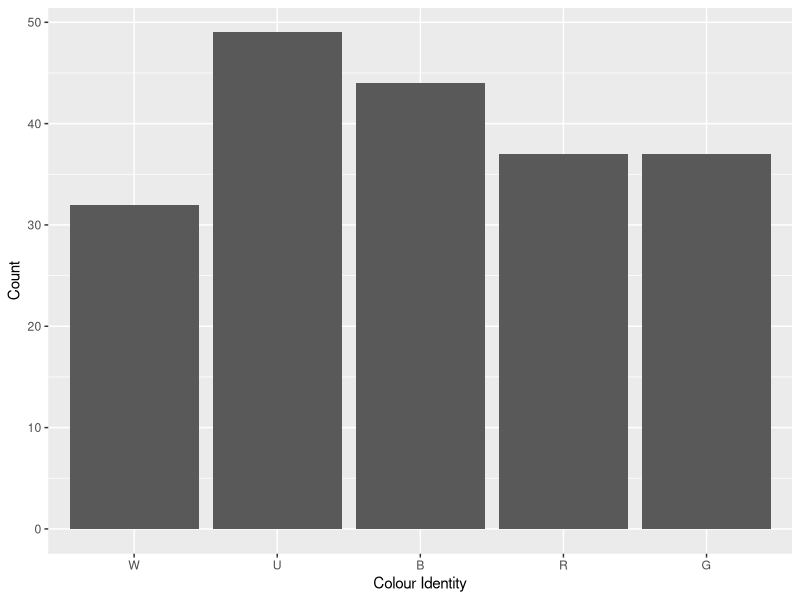
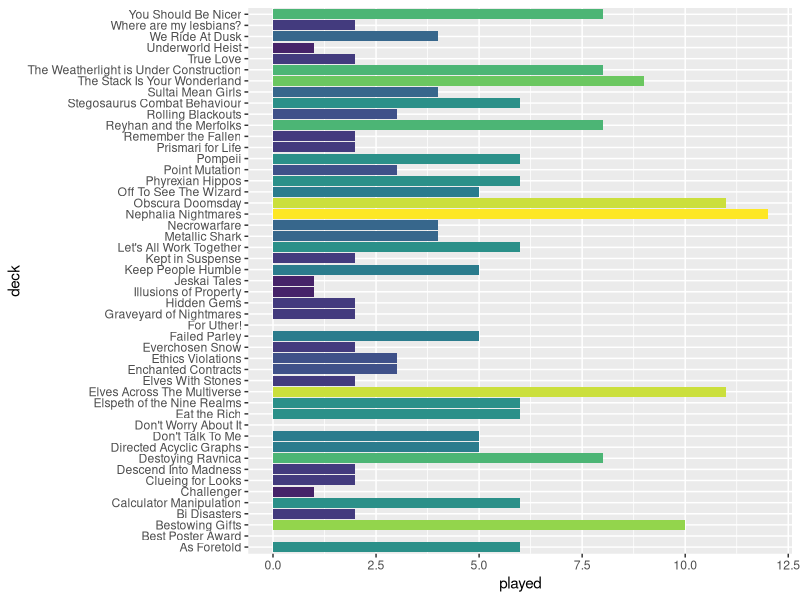
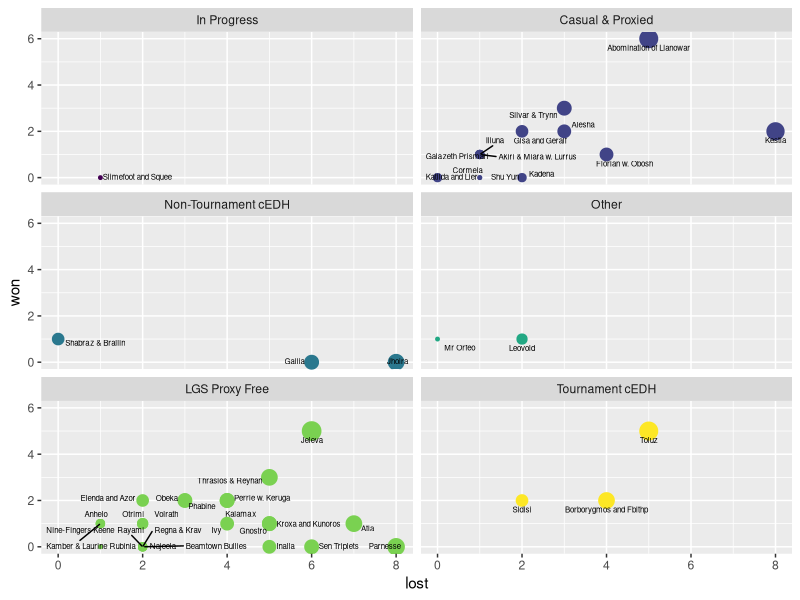
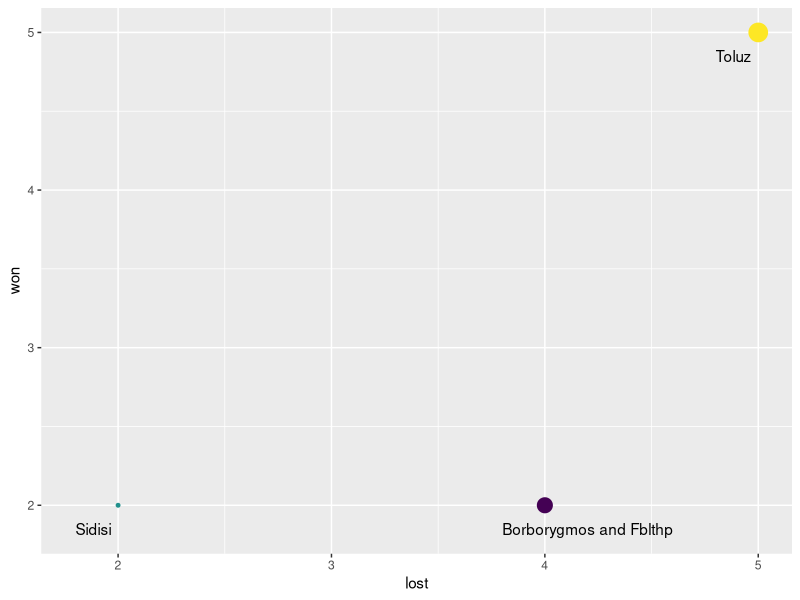
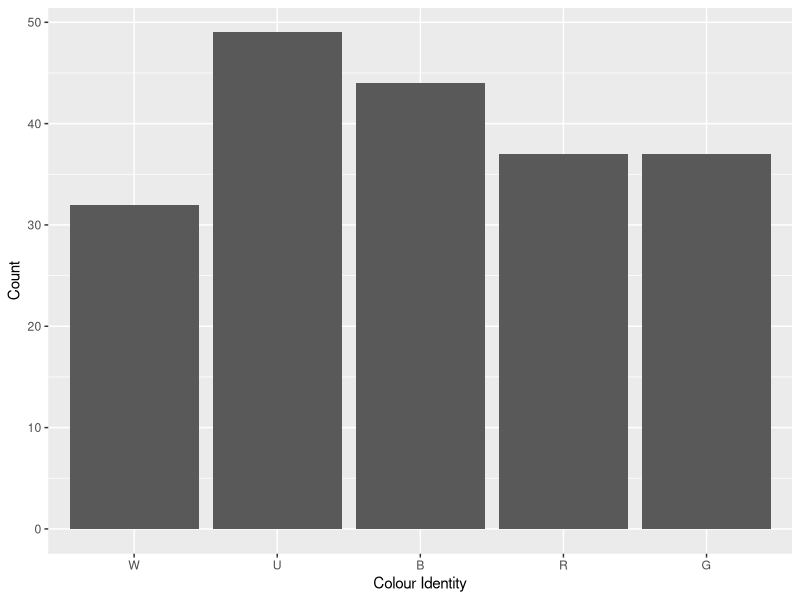
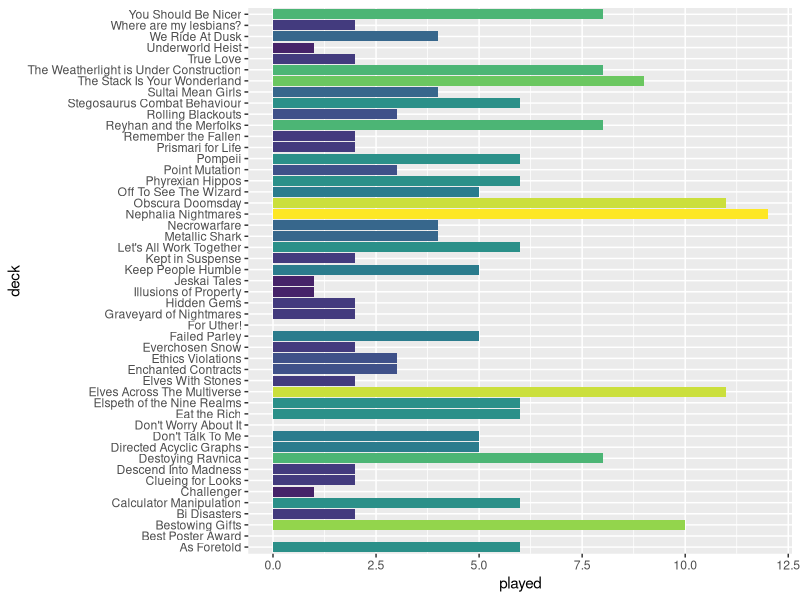
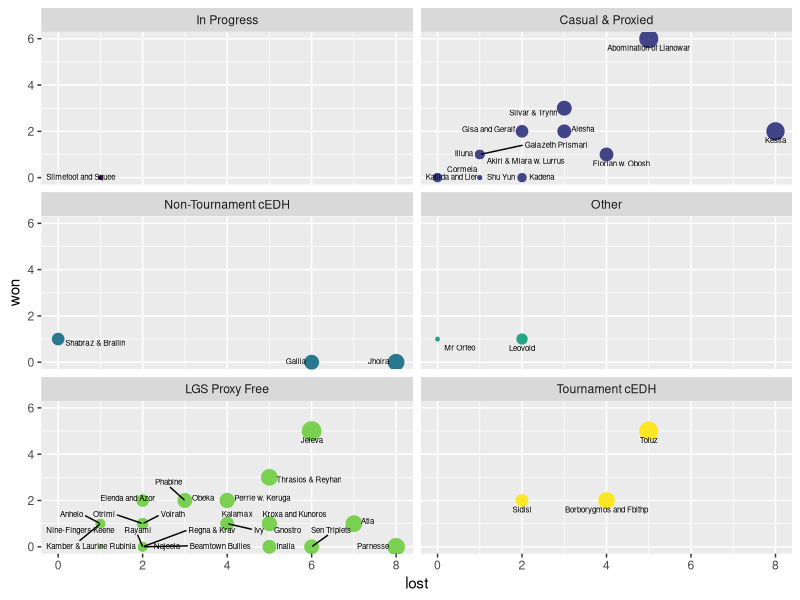
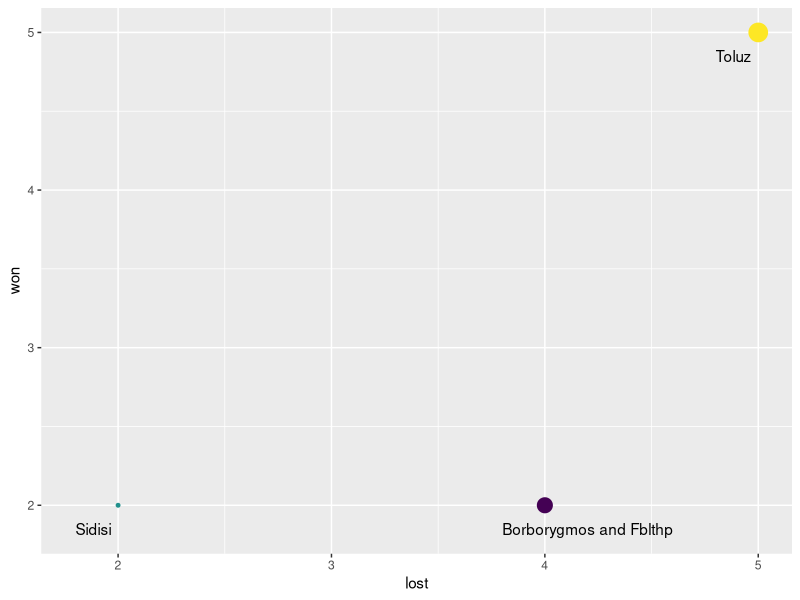

Write R code to recreate these figures, in order.
library(forcats)
library(tidyverse)
library(viridis)
library(ggrepel)

# If you don't wan to edit your decks from within R, you can import any table with the same column names. 
decks<-data.frame(structure(list(deck=character(),commander=character(),power=factor(),played=numeric(),won=numeric(),draw=numeric(),lost=numeric(),priority=factor(),W=logical(),U=logical(),B=logical(),R=logical(),G=logical(),artist=character(),plane=character())))
decks<-decks%>%#priority 6: Tournament cEDH
  add_row(deck="Destoying Ravnica",commander="Borborygmos and Fblthp",power="9",played=8,won=2,draw=2,lost=4,priority="6",W=T,U=T,B=T,R=F,G=F,artist="Justin Hernandez,Alexis Hernandez",plane='Ravnica,Ravnica')%>% 
  add_row(deck="Obscura Doomsday",commander="Toluz",power="9",played=11,won=5,draw=1,lost=5,priority="6",W=T,U=T,B=T,R=F,G=F,artist="Donato Giancola",plane='New Capenna')%>% 
  add_row(deck="Sultai Mean Girls",commander="Sidisi",power="9",played=4,won=2,draw=0,lost=2,priority="6",W=F,U=T,B=T,R=F,G=T,artist="Karl Kopinski",plane='Tarkir')%>%# priority 5: LGS proxy free
  add_row(deck="As Foretold",commander="Gnostro",power="5",played=6,won=1,draw=0,lost=5,priority="5",W=T,U=T,B=F,R=F,G=F,artist="Lars Grant-West",plane='Theros')%>%
  add_row(deck="Best Poster Award",commander="Zimone and Dina",power="5",played=0,won=0,draw=0,lost=0,priority="5",W=F,U=T,B=T,R=F,G=T,artist="Anato Finnstark,Anato Finnstark",plane='Arcavios,Arcavios')%>%
  add_row(deck="Bestowing Gifts",commander="Kestia",power="5",played=10,won=2,draw=0,lost=8,priority="2",W=F,U=T,B=F,R=F,G=T,artist="Zezhou Chen",plane='Theros')%>%
  add_row(deck="Bi Disasters",commander="Kamber & Laurine",power="5",played=2,won=1,draw=0,lost=1,priority="5",W=F,U=F,B=T,R=T,G=F,artist="Andrey Kuzinskiy,Andrey Kuzinskiy",plane='Innistrad,Innistrad')%>%
  add_row(deck="Calculator Manipulation",commander="Obeka",power="6",played=6,won=2,draw=1,lost=3,priority="5",W=F,U=T,B=T,R=T,G=F,artist="Jesper Ejsing",plane='Unknown')%>% 
  add_row(deck="Clueing for Looks",commander="Katilda and Lier",power="6",played=2,won=0,draw=0,lost=0,priority="2",W=T,U=T,B=F,R=F,G=T,artist="Lie Setiawan",plane='Innistrad,Innistrad')%>% 
  add_row(deck="Descend Into Madness",commander="Anhelo",power="5",played=2,won=1,draw=0,lost=1,priority="5",W=F,U=T,B=T,R=T,G=F,artist="Marta Nael",plane='New Capenna') %>%
  add_row(deck="Eat the Rich",commander="Silvar & Trynn",power="6",played=6,won=3,draw=0,lost=3,priority="2",W=T,U=F,B=T,R=T,G=F,artist="Jesper Ejsing,Jesper Ejsing",plane='Ikoria,Ikoria')%>%
  add_row(deck="Elspeth of the Nine Realms",commander="Kroxa and Kunoros",power="5",played=6,won=1,draw=0,lost=5,priority="5",W=T,U=F,B=F,R=T,G=F,artist="Jason A. Engle",plane='Theros,Theros')%>%
  add_row(deck="Elves With Stones",commander="Akiri & Miara w. Lurrus",power="6",played=2,won=1,draw=0,lost=1,priority="2",W=T,U=F,B=T,R=T,G=F,artist="David Gaillet,Johannes Voss,Steve Ellis",plane='Zendikar,Lorwyn,Ikoria')%>% 
  add_row(deck="Ethics Violations",commander="Volrath",power="6",played=3,won=1,draw=0,lost=2,priority="5",W=F,U=T,B=T,R=F,G=T,artist="Heonhwa Choe",plane='Dominaria')%>%
  add_row(deck="Everchosen Snow",commander="Najeela",power="5",played=2,won=0,draw=0,lost=2,priority="5",W=T,U=T,B=T,R=T,G=T,artist="Antonio José Manzanedo",plane='Kylem')%>%
  add_row(deck="Failed Parley",commander="Phabine",power="5",played=5,won=2,draw=0,lost=3,priority="5",W=F,U=T,B=T,R=F,G=T,artist="Ryan Pancoast",plane='New Capenna')%>%
  add_row(deck="Graveyard of Nightmares",commander="Beamtown Bullies",power="5",played=2,won=0,draw=0,lost=2,priority="5",W=F,U=F,B=T,R=T,G=T,artist="Tyler Jacobson",plane='New Capenna')%>%
  add_row(deck="Hidden Gems",commander="Kadena",power="5",played=2,won=0,draw=0,lost=2,priority="2",W=F,U=T,B=T,R=F,G=T,artist="Caio Monteiro",plane='Tarkir')%>%
  add_row(deck="Illusions of Property",commander="Rubinia",power="5",played=1,won=0,draw=0,lost=1,priority="5",W=T,U=T,B=F,R=F,G=T,artist="Cynthia Sheppard",plane='Unknown')%>%
  add_row(deck="Keep People Humble",commander="Ivy",power="7",played=5,won=1,draw=0,lost=4,priority="5",W=F,U=T,B=F,R=F,G=T,artist="Evyn Fong",plane='Dominaria') %>% 
  add_row(deck="Let's All Work Together",commander="Sen Triplets",power="6",played=6,won=0,draw=0,lost=6,priority="5",W=T,U=T,B=T,R=F,G=F,artist="Greg Staples",plane='Alara,Alara,Alara')%>%
  add_row(deck="Nephalia Nightmares",commander="Jeleva",power="6",played=12,won=5,draw=1,lost=6,priority="5",W=F,U=T,B=T,R=T,G=F,artist="Cynthia Sheppard",plane='Innistrad')%>% 
  add_row(deck="Off To See The Wizard",commander="Inalla",power="5",played=5,won=0,draw=0,lost=5,priority="5",W=F,U=T,B=T,R=T,G=F,artist="Yongjae Choi",plane='Unknown')%>%
  add_row(deck="Phyrexian Hippos",commander="Perrie w. Keruga",power="6",played=6,won=2,draw=0,lost=4,priority="5",W=T,U=T,B=F,R=F,G=T,artist="Joshua Raphael,Dan Scott",plane='New Capenna,Ikoria') %>%
  add_row(deck="Point Mutation",commander="Otrimi",power="5",played=3,won=1,draw=0,lost=2,priority="5",W=T,U=T,B=F,R=F,G=T,artist="Victor Adame Minguez",plane='Ikoria') %>%
  add_row(deck="Remember the Fallen",commander="Rayami",power="6",played=2,won=0,draw=0,lost=2,priority="5",W=F,U=T,B=T,R=F,G=T,artist="Kieran Yanner",plane='Zendikar') %>%
  add_row(deck="Reyhan and the Merfolks",commander="Thrasios & Reyhan",power="7",played=8,won=3,draw=0,lost=5,priority="5",W=F,U=T,B=T,R=F,G=T,artist="Josu Hernaiz,Chris Rallis",plane='Theros,Tarkir') %>%
  add_row(deck="Rolling Blackouts",commander="Yidris",power="5",played=3,priority="5",W=F,U=T,B=T,R=T,G=T,artist="Karl Kopinski",plane='Alara') %>%
  add_row(deck="Stegosaurus Combat Behaviour",commander="Kalamax",power="2",played=6,won=2,draw=0,lost=4,priority="5",W=F,U=T,B=F,R=T,G=T,artist="Nicholas Gregory",plane='Ikoria') %>%
  add_row(deck="The Stack Is Your Wonderland",commander="Parnesse",power="6",played=9,won=0,draw=1,lost=8,priority="5",W=F,U=T,B=T,R=T,G=F,artist="Svetlin Velinov",plane='New Capenna')%>%
   add_row(deck="True Love",commander="Regna & Krav",power="5",played=2,won=0,draw=0,lost=2,priority="5",W=T,U=F,B=T,R=F,G=F,artist="Randy Vargas,Randy Vargas",plane='Kylem,Kylem')%>%  
  add_row(deck="We Ride At Dusk",commander="Elenda and Azor",power="6",played=4,won=2,draw=0,lost=2,priority="5",W=T,U=T,B=T,R=F,G=F,artist="Randy Vargas,Randy Vargas",plane='Ixalan,Ixalan')%>%
  add_row(deck="Where are my lesbians?",commander="Nine-Fingers Keene",power="5",played=2,won=1,draw=0,lost=1,priority="5",W=F,U=T,B=T,R=F,G=T,artist="Nils Hamm",plane='Forgotten Realms')%>%
  add_row(deck="You Should Be Nicer",commander="Atla",power="6",played=8,won=1,draw=0,lost=7,priority="5",W=T,U=F,B=F,R=T,G=T,artist="Ekaterina Burmak",plane='Ixalan')%>% 
  # priority 4: Other formats
  add_row(deck="Challenger",commander="Mr Orfeo",power="4",played=1,won=1,draw=0,lost=0,priority="4",W=F,U=F,B=T,R=T,G=T,artist="Daarken",plane='New Capenna')%>%
  add_row(deck="Don't Worry About It",commander="Lukka",power="5",played=0,won=0,draw=0,lost=0,priority="4",W=F,U=F,B=F,R=T,G=T,artist="Chase Stone",plane='Ikoria') %>%
  add_row(deck="Enchanted Contracts",commander="Leovold",power="5",played=3,won=1,draw=0,lost=2,priority="4",W=F,U=T,B=T,R=F,G=T,artist="Magali Villeneuve",plane='Fiora') %>%
  add_row(deck="For Uther!",commander="Ponyback Brigade",power="5",played=0,won=0,draw=0,lost=0,priority="4",W=F,U=F,B=F,R=T,G=T,artist="Mark Zug",plane='Tarkir') %>%
  # priority 3: non-tournament cEDH 
  add_row(deck="Metallic Shark",commander="Shabraz & Brallin",power="3",played=4,won=1,draw=0,lost=0,priority="3",W=F,U=T,B=T,R=T,G=F,artist="Paul Scott Canavanm,Paul Scott Canavan",plane='Ikoria,Ikoria')%>%  
  add_row(deck="Pompeii",commander="Gallia",power="3",played=6,won=0,draw=0,lost=6,priority="3",W=F,U=F,B=F,R=T,G=T,artist="Johannes Voss",plane='Theros')%>% 
  add_row(deck="The Weatherlight is Under Construction",commander="Jhoira",power="7",played=8,won=0,draw=0,lost=8,priority="3",W=F,U=T,B=F,R=T,G=F,artist="Lisa Heidhoff",plane='Dominaria')%>%
  # priority 2: Casual and Proxied 
  add_row(deck="Directed Acyclic Graphs",commander="Alesha",power="5",played=5,won=2,draw=0,lost=3,priority="2",W=T,U=F,B=T,R=T,G=F,artist="Winona Nelson",plane='Tarkir')%>%  
  add_row(deck="Don't Talk To Me",commander="Florian w. Obosh",power="5",played=5,won=1,draw=0,lost=4,priority="2",W=F,U=F,B=T,R=T,G=F,artist="Justine Cruz,Denis Medri",plane='Innistrad,Ikoria')%>% 
  add_row(deck="Elves Across The Multiverse",commander="Abomination of Llanowar",power="7",played=11,won=6,draw=0,lost=5,priority="2",W=F,U=F,B=T,R=F,G=T,artist="Vincent Proce",plane='Dominaria',)%>%  
  add_row(deck="Kept in Suspense",commander="Illuna",power="5",played=2,won=1,draw=0,lost=1,priority="2",W=F,U=T,B=F,R=T,G=T,artist="Chris Rahn",plane='Ikoria')%>%
  add_row(deck="Jeskai Tales",commander="Shu Yun",power="4",played=1,won=0,draw=0,lost=1,priority="2",W=T,U=T,B=F,R=T,G=F,artist="David Gaillet",plane='Tarkir')%>%
  add_row(deck="Necrowarfare",commander="Gisa and Geralf",power="5",played=4,won=2,draw=0,lost=2,priority="2",W=F,U=T,B=T,R=F,G=F,artist="Aaron J. Riley",plane='Innistrad,Innistrad')%>%
  add_row(deck="Prismari for Life",commander="Galazeth Prismari",power="5",played=2,won=1,draw=0,lost=1,priority="2",W=F,U=T,B=F,R=T,G=F,artist="Iain McCaig",plane='Arcavios')%>%
  add_row(deck="Underworld Heist",commander="Cormela",power="9",played=1,won=0,draw=0,lost=1,priority="2",W=F,U=T,B=T,R=T,G=F,artist="Bram Sels",plane='New Capenna')%>%
 #priority 1: unsleeved and unfinished
  add_row(deck="A Tooting Time",commander="Tusk and Whiskers",power="5",played=0,won=0,draw=0,lost=0,priority="1",W=T,U=F,B=F,R=F,G=T,artist="Chris Seaman,Chris Seaman",plane='Interplanar Galaxy,Interplanar Galaxy')%>% 
  add_row(deck="Bumblebee",commander="St. Traft and Rem",power="5",played=0,won=0,draw=0,lost=0,priority="1",W=T,U=T,B=F,R=T,G=F,artist="Lucas Graciano,Lucas Graciano",plane='Innistrad,Innistrad')%>% 
  add_row(deck="Collector's Edition",commander="Pharika w. Umori",power="5",played=0,won=0,draw=0,lost=0,priority="1",W=F,U=F,B=T,R=F,G=T,artist="Jason A. Engle, Daniel Warren Johnson",plane='Theros,Ikoria')%>% 
  add_row(deck="Cull The Unworthy",commander="Tasigur",power="5",played=0,won=0,draw=0,lost=0,priority="1",W=F,U=T,B=T,R=F,G=T,artist="Chris Rahn",plane='Tarkir')%>% 
  add_row(deck="Cursed Gold",commander="Lynde",power="4",played=0,won=0,draw=0,lost=0,priority="1",W=F,U=T,B=F,R=T,G=F,artist="Anna Steinbauer",plane='Innistrad')%>%    
  add_row(deck="Creteaceous Beasts",commander="Nethroi w. Kaheera",power="5",played=0,won=0,draw=0,lost=0,priority="1",W=T,U=F,B=T,R=F,G=T, artist="Slawomir Maniak,Ryan Pancoast",plane='Ikoria')%>%
  add_row(deck="Defending Fblthp",commander="Fblthp",power="4",played=0,won=0,draw=0,lost=0,priority="1",W=F,U=T,B=F,R=F,G=F,artist="Marija Tiurina",plane='Ravnica')%>%
  add_row(deck="Due Diligence",commander="Eloise",power="6",played=0,won=0,draw=0,lost=0,priority="1",W=F,U=T,B=T,R=F,G=F,artist="Jarel Threat",plane='Innistrad')%>%
  add_row(deck="Zirda's Honour Guard",commander="Licia w. Zira",power="5",played=0,won=0,draw=0,lost=0,priority="1",W=T,U=F,B=T,R=T,G=F,artist="Magalie Villeneuve,Jesper Ejsing",plane='Unknown,Ikoria')%>% 
  add_row(deck="Fruit Salad",commander="Tazri",power="5",played=0,won=0,draw=0,lost=0,priority="1",W=T,U=T,B=F,R=T,G=F,artist="Chris Rahn",plane='Zendikar')%>% 
  add_row(deck="Gender is a Construct",commander="Alharu & Silas",power="5",played=0,won=0,draw=0,lost=0,priority="1",W=T,U=T,B=T,R=F,G=F,artist="Chris Rallis,Joseph Meehan",plane='unkown,Alara')%>%
  add_row(deck="Giving Goats Away",commander="Zedruu",power="5",played=0,won=0,draw=0,lost=0,priority="1",W=T,U=T,B=F,R=T,G=F,artist="Mark Zug",plane='Ikoria')%>%
  add_row(deck="Guardian of the Lost",commander="Ephara",power="5",played=0,won=0,draw=0,lost=0,priority="1",W=T,U=T,B=F,R=F,G=F,artist="Eric Deschamps",plane='Theros')%>%
  add_row(deck="Hidden Beasts",commander="Kodama & Ludevic",power="5",played=0,won=0,draw=0,lost=0,priority="1",W=T,U=F,B=T,R=F,G=T,artist="Daarken,Aaron Miller",plane='Kamigawa,Innistrad')%>%
  add_row(deck="Ixhel's Creations",commander="Ixhel",power="5",played=0,won=0,draw=0,lost=0,priority="1",W=T,U=F,B=T,R=F,G=T,artist="Campbell White",plane='New Phyrexia')%>%
  add_row(deck="Jasmine Reads Adventures",commander="Jasmine",power="5",played=0,won=0,draw=0,lost=0,priority="1",W=T,U=F,B=F,R=F,G=T,artist="Bastien L. Deharme",plane='Dominaria')%>%
  add_row(deck="My Turn",commander="Rashmi and Ragavan",power="5",played=0,won=0,draw=0,lost=0,priority="1",W=F,U=T,B=F,R=T,G=T,artist="Joshua Cairos,Joshua Cairos",plane='Kaladesh,Kaladesh')%>%
  add_row(deck="Nope",commander="Ertai",power="5",played=0,won=0,draw=0,lost=0,priority="1",W=T,U=T,B=T,R=F,G=F,artist="Sidharth Chaturvedi",plane='Dominaria')%>%
  add_row(deck="Pride was a Riot",commander="Kynaios & Tiro",power="5",played=0,won=0,draw=0,lost=0,priority="1",W=T,U=T,B=F,R=T,G=T,artist="Willian Murai",plane='Theros')%>%
  add_row(deck="Release the Gremlins",commander="Gimbal",power="5",played=0,won=0,draw=0,lost=0,priority="1",W=F,U=T,B=F,R=T,G=T,artist="Fajareka Setiawan",plane='Kaladesh') %>%
  add_row(deck="Shadowborn Devotion",commander="Raphael",power="5",played=0,won=0,draw=0,lost=0,priority="1",W=F,U=F,B=T,R=T,G=F,artist="Livia Prima",plane='Forgotten Realms')%>%
  add_row(deck="Sunburst in the Vastes",commander="The Peregrine Dynamo",power="9",played=0,won=0,draw=0,lost=0,priority="1",W=F,U=F,B=F,R=F,G=F,artist="Zoltan Boros",plane='Dominaria')%>%
  add_row(deck="Spores on the Playground",commander="Slimefoot and Squee",power="5",played=1,won=0,draw=0,lost=1,priority="1",W=F,U=F,B=T,R=T,G=T,artist="Ivan Shavrin,Ivan Shavrin",plane='Dominaria,Dominaria')%>% 
  add_row(deck="There Can Only Be One",commander="Elsha",power="5",played=0,won=0,draw=0,lost=0,priority="1",W=T,U=T,B=F,R=T,G=F,artist="G-host Lee",plane='Tarkir')%>% 
  add_row(deck="Venture Across Planes",commander="Safana & Flaming Fist",power="5",played=0,won=0,draw=0,lost=0,priority="1",W=T,U=F,B=T,R=F,G=F,artist="Wisnu Tan,Diego Gisbert",plane='Forgotten Realms,Forgotten Realms')
# colour distibution
W<-decks%>%filter(W==T)%>%count()%>%pull(n)
U<-decks%>%filter(U==T)%>%count()%>%pull(n)
B<-decks%>%filter(B==T)%>%count()%>%pull(n)
R<-decks%>%filter(R==T)%>%count()%>%pull(n)
G<-decks%>%filter(G==T)%>%count()%>%pull(n)
colour<-c(W,U,B,R,G)
identity<-c("W","U","B","R","G")
colours<-cbind(colour,identity)
colours<-as.data.frame(colours)
colours<-colours%>%mutate(colour=as.numeric(colour))
col<-colours%>%ggplot(aes(x=fct_inorder(identity),colour))+
          geom_bar(stat="identity")+
          xlab("Colour Identity")+
          ylab("Count")
col 
ggsave("col.png")

#deck stats 
games<-decks%>%filter(priority!="1"&!is.na(priority))%>%ggplot(aes(played,deck,fill=played))+
        geom_bar(stat="identity")+
        scale_fill_viridis_c()+
        theme(legend.position="none")
games
ggsave(filename ="played.png",width=3000,height =2255, dpi=300,units="px",device='png')
# powerlevel
decks%>%group_by(power)%>%count()
# playable decks
decks%>%filter(priority>"1")%>%count()


# win stats 
played <- decks %>% filter(played>0) %>% mutate(win=(won+0.5*draw)/played) %>% arrange(-win)
played_results <- ggplot(played, aes(x=lost,y=won,label=commander)) +
  geom_point(aes(size=played,fill=commander,colour=priority))+
  geom_text_repel(aes(label = commander),size=2,vjust = -.5,max.overlaps = 21)+
  scale_colour_viridis_d()+
  theme(legend.position = "none")+
  facet_wrap(~priority,ncol=2,labeller = as_labeller(c("1"="In Progress","2"="Casual & Proxied","3"="Non-Tournament cEDH","4"="Other","5"="LGS Proxy Free","6"="Tournament cEDH")))
played_results
ggsave('results.png')
# cEDH stats 
cEDH <- decks %>% filter(priority=='6') %>% mutate(win=(won+0.5*draw)/played) %>% arrange(-win)
cEDH_results <- ggplot(cEDH, aes(x=lost,y=won,label=commander)) +
                  geom_point(aes(size=played,colour=commander))+
                  geom_text(check_overlap = TRUE,hjust = 0, nudge_x = -0.2,nudge_y = -0.15)+
                  scale_colour_viridis_d()+
                  theme(legend.position = "none")
cEDH_results
ggsave('cEDH_results.png')
buildme<-decks%>%filter(priority=="1")
buildme%>%pull(commander)
# wishlist (This is currently a little behind)


artists<-decks%>%separate_rows(artist,sep=',')%>%group_by(artist)%>%summarise(n=n())%>%arrange(desc(n))
artists
decks%>%dplyr::filter(str_detect(artist,"Jesper Ejsing"))%>%arrange(commander)%>%pull(commander) 

# filter by colour
decks%>%dplyr::filter(U==T&W==T)%>%pull(commander)

# planes 
planes <- decks %>% separate_rows(plane,sep=',') %>% drop_na() %>% group_by(plane) %>% summarise(n=n()) %>% arrange(-n)
planes
